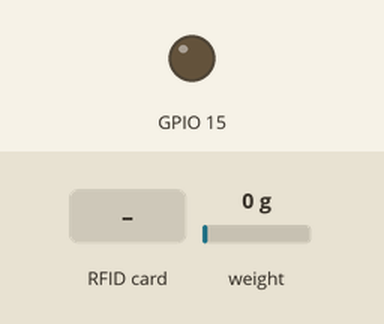
Recording of a sketch running on a simulated ESP8266 (NodeMCU). Shown: output pins drawn as LEDs (lit = HIGH). The test bench sets the inputs (shaded band); at power-on: weight on the scale 0 g. WiFi joins after 1.5 s; servers stay silent unless stated; what the sketch prints to the serial monitor is not drawn.

Above: at 2.7 s.
2.8 s: RFID card 5E 7A 19 C4 held to the reader
At 3.2 s:
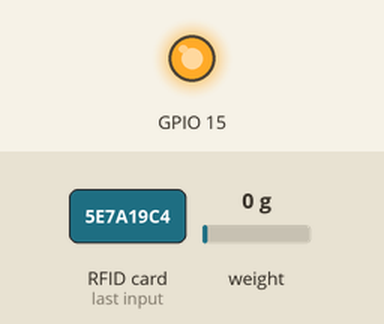
Timing chart, 0 to 5.8 s (numbered marks = the images above; inputs shaded):
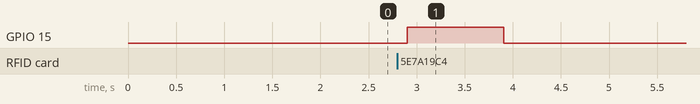

Measured:
- after the input at 2.8 s, GPIO 15: LOW → HIGH after 0.10 s, → LOW 1.0 s later

The sketch:

rfid_socket.ino
```cpp
#include <ESP8266WiFi.h>
#include <SocketIoClient.h>
#include <SoftwareSerial.h>
#include "HX711.h"
#define SS_PIN 4
#define RST_PIN 5
#include <SPI.h>
#include <MFRC522.h>

const int LOADCELL_DOUT_PIN = 0;
const int LOADCELL_SCK_PIN = 2;

SocketIoClient Socket;
MFRC522 mfrc522(SS_PIN, RST_PIN);
const char* ssid     = "STTekno_lt2";
const char* password = "STTekno12345";
HX711 scale;
long reading;
void setup()
{
  Serial.begin(9600);
  Serial.println();
  pinMode(15,OUTPUT);

  WiFi.begin(ssid, password);
//  scale.set_scale();
//  scale.tare();
  scale.begin(LOADCELL_DOUT_PIN, LOADCELL_SCK_PIN);
  Serial.print("Connecting");
  while (WiFi.status() != WL_CONNECTED)
  {
    delay(500);
    Serial.print(".");
  }
  Serial.println();

  Serial.print("Connected, IP address: ");
  Serial.println(WiFi.localIP());

  Socket.begin("192.168.10.120",3004);
  SPI.begin();
  mfrc522.PCD_Init();
  Serial.println("Dekatkan Tag RFID (Dapat berupa kartu atau gantungan kunci) ke RFID reader");
  Serial.println();
  Socket.on("returnEvent1", event);
}

void loop() {
  Socket.loop();
  if ( ! mfrc522.PICC_IsNewCardPresent())
  {
    return;
  }
  if ( ! mfrc522.PICC_ReadCardSerial())
  {
    return;
  }
  if (scale.is_ready()) {
    reading = scale.read();
    Serial.print("HX711 reading: ");
    Serial.println(reading);
  } else {
    Serial.println("HX711 not found.");
  }
  Serial.print("UID tag :");
  String content= "";
  byte letter;
  for (byte i = 0; i < mfrc522.uid.size; i++)
  {
     Serial.print(mfrc522.uid.uidByte[i] < 0x10 ? " 0" : " ");
     Serial.print(mfrc522.uid.uidByte[i], HEX);
     content.concat(String(mfrc522.uid.uidByte[i] < 0x10 ? " 0" : " "));
     content.concat(String(mfrc522.uid.uidByte[i], HEX));
  }
  Serial.println();
//  scale.set_scale(calibration_factor);
//  GRAM = scale.get_units(), 4;
//  Serial.println(GRAM);
  digitalWrite(15,HIGH);
  delay(1000);
  digitalWrite(15,LOW);
  sendSocket("timbangan","1",String(content),String(reading));
  delay(1000);
}
```

Socket.ino
```cpp
void event(const char * payload, size_t length) {
  Serial.print("ini response socket : ");
  Serial.println(payload);
  if(String(payload) == String('1')){
     digitalWrite(15,HIGH);
  }else{
     digitalWrite(15,LOW);
  }

}

void sendSocket(char* Event,String id_timb,String tag , String bb){
   String Data = "{\"id_timbangan\":\""+  id_timb
                 +"\",\"id_tag\":\""+ tag
                 +"\",\"bb\":\""+ bb
                 +"\"}";
   Socket.emit(Event, Data.c_str());
}
```
